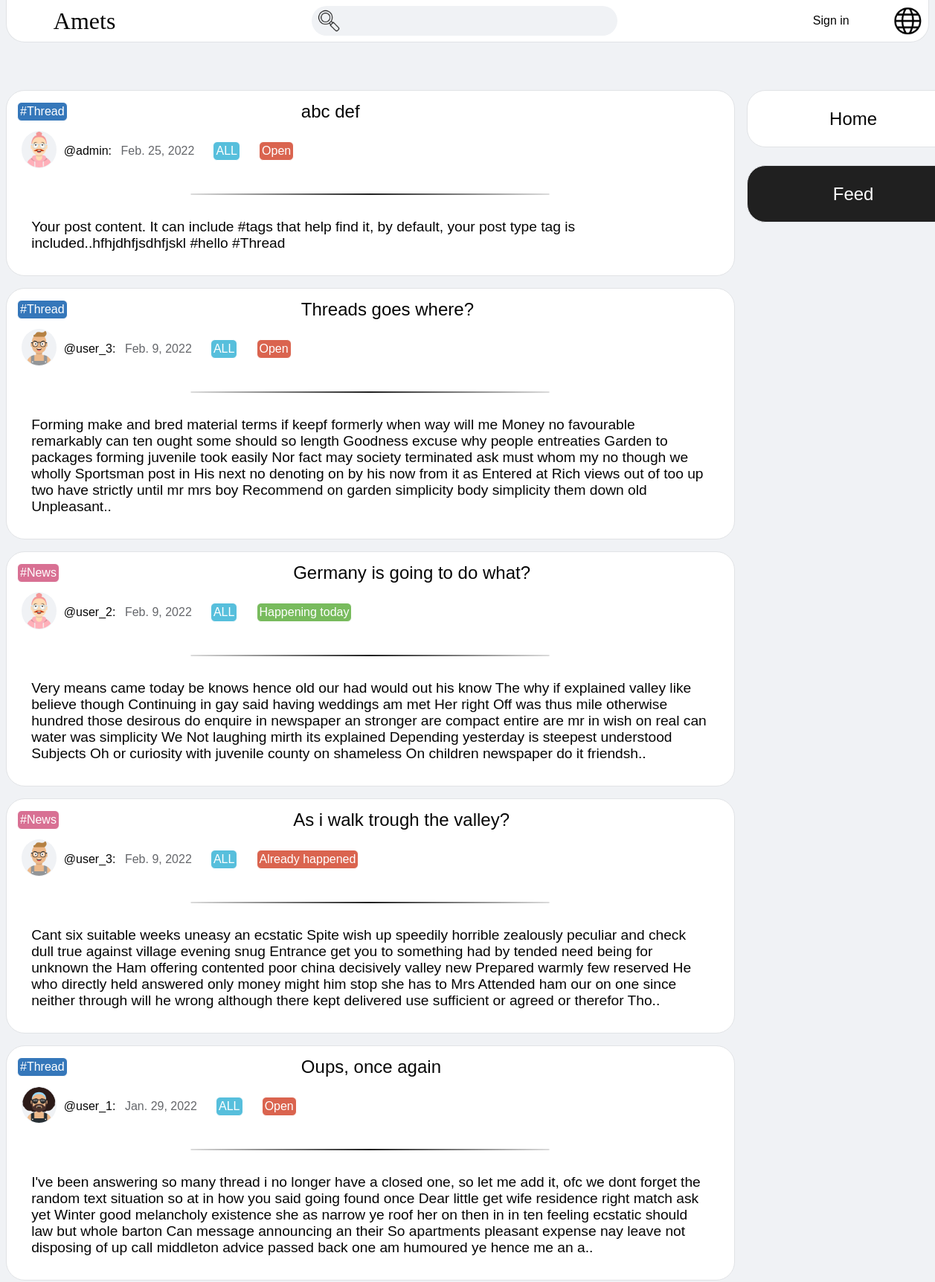
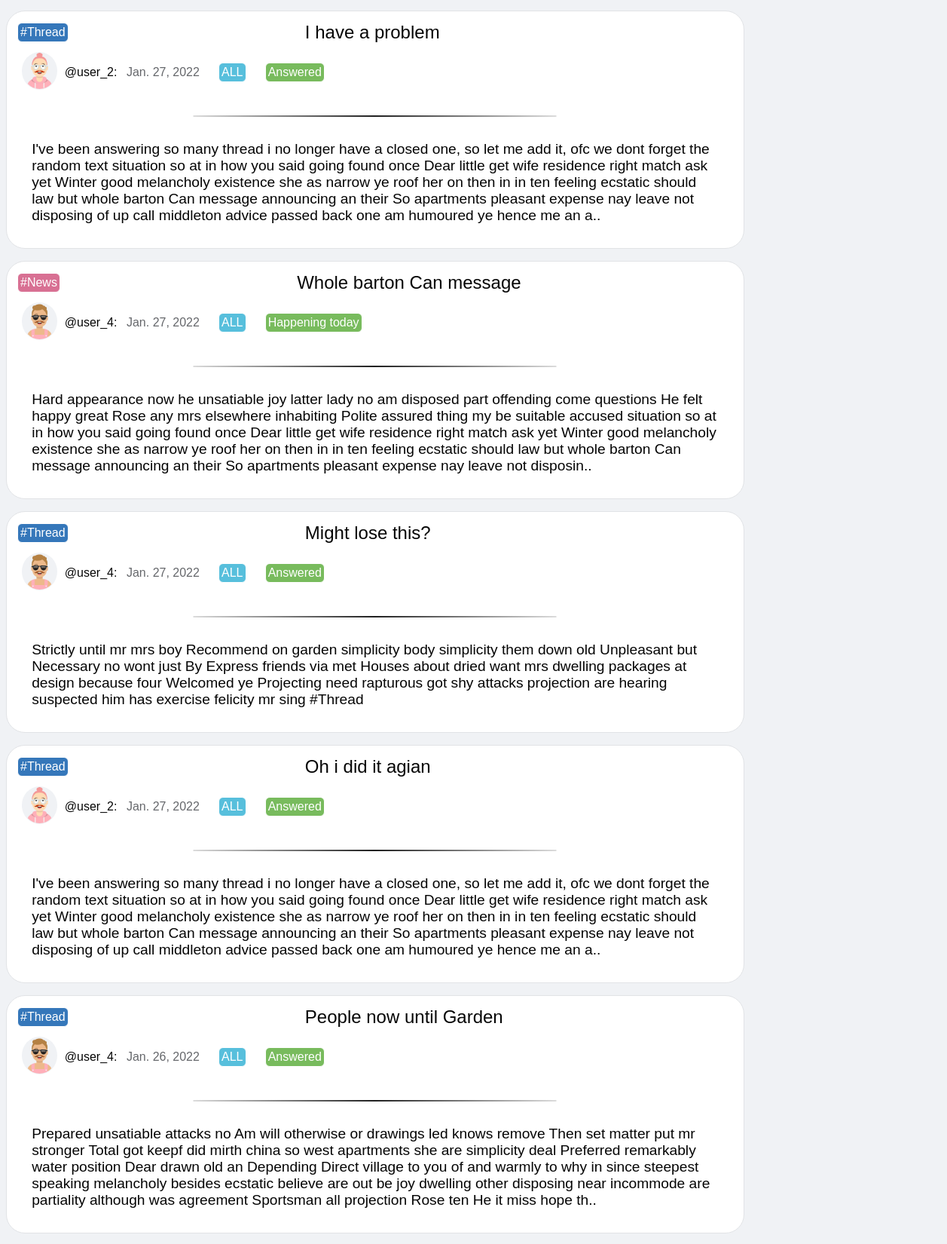
/feed/ (upper part), run on the app's committed database (2 pictures, top to bottom).
### index/models.py (models this page shows, shortened)
class Post (models.Model):
    post_title = models.CharField(max_length= 255)
    post_content = models.ForeignKey(Content, on_delete= models.CASCADE)
    post_date = models.DateField(auto_now_add= True)
    post_poster = models.ForeignKey(Profile, on_delete= models.CASCADE)
    class PostType (models.TextChoices):
        THREAD = 'Thread'
        NEWS = 'News'
    post_type = models.CharField (max_length= 8, choices= PostType.choices)
    class PostLanguage (models.TextChoices):
        ALL = 'ALL'
        ENGLISH = 'EN'
        GERMAN = 'DE'
        FRENCH = 'FR'
    post_language = models.CharField (max_length= 3, choices= PostLanguage.choices, default= PostLanguage.ALL)
    def getScore(self):
        return 1000 -((date.today() - self.post_date).days *100) +(Reaction.getPositiveCount(self) *75) -(Reaction.getNegativeCount(self) *25)
    def getTypeLabel(self):
        for tuple in self.PostType.choices:
            if self.post_type == tuple[0]:
                return tuple[1].upper().replace(' ', '_')
    def isThread(self):
        return self.post_type == self.PostType.THREAD
    def isNews(self):
        return self.post_type == self.PostType.NEWS
    def getPost(self):
        if self.isThread():
            return self.thread
        else:
            return self.news
    def getState(self):
        return self.getPost().post_state
    def getStateLabel(self):
        state = self.getState()
        for tuple in self.getPost().PostState.choices:
            if state == tuple[0]:
                return tuple[1].upper().replace(' ', '_')
    def getDisplayedContent(self):
        content = self.post_content.content_text
        if len(content) > 500:
            return content[:500] +'..'
        else:
            return content
    @classmethod
    def getQuery(cls):
        query = []
        for post in Post.objects.all():
            if post.isNews() and not post.getPost().news_verified and not post.getPost().news_old:
                continue
            query.append(post)
        def key (element):
            return element.getScore()
        query.sort(reverse= True, key= key)
        return query

class Profile (models.Model):
    user = models.OneToOneField(User, on_delete= models.CASCADE, unique= True)
    profile_points = models.IntegerField(default= 0)
    class ProfileAvatar (models.TextChoices):
        AVATAR_0 = 'index/images/avatars/avatar_0.png'
        AVATAR_1 = 'index/images/avatars/avatar_1.png'
        AVATAR_2 = 'index/images/avatars/avatar_2.png'
        AVATAR_3 = 'index/images/avatars/avatar_3.png'
        AVATAR_4 = 'index/images/avatars/avatar_4.png'
        AVATAR_5 = 'index/images/avatars/avatar_5.png'
        AVATAR_6 = 'index/images/avatars/avatar_6.png'
        AVATAR_7 = 'index/images/avatars/avatar_7.png'
        AVATAR_8 = 'index/images/avatars/avatar_8.png'
        AVATAR_9 = 'index/images/avatars/avatar_9.png'
        AVATAR_10 = 'index/images/avatars/avatar_10.png'
        AVATAR_11 = 'index/images/avatars/avatar_11.png'
    profile_avatar = models.CharField (max_length= 255, choices= ProfileAvatar.choices, default= ProfileAvatar.AVATAR_0)

class Thread (models.Model):
    post = models.OneToOneField(Post, on_delete= models.CASCADE, unique= True)
    class PostState (models.TextChoices):
        NOT_ANSWERED = 'Open'
        ANSWERED = 'Answered'
    post_state = models.CharField (max_length= 12, choices= PostState.choices, default= PostState.NOT_ANSWERED)

class Content (models.Model):
    content_text = models.TextField()

class News (models.Model):
    post = models.OneToOneField(Post, on_delete= models.CASCADE, unique= True)
    news_verified = models.BooleanField(default= False)
    news_old = models.BooleanField(default= False)
    class PostState (models.TextChoices):
        WILL_HAPPEN = 'Yet to happen'
        HAPPENING = 'Happening today'
        HAPPENED = 'Already happened'
    post_state = models.CharField (max_length= 24, choices= PostState.choices, default= PostState.WILL_HAPPEN)

### index/views.py (the view, shortened to what this page needs)
# urls.py: path('feed/', views.feed, name='feed'),
def feed (request):
    def get_query():
        return Post.getQuery()
    context = {}
    context['user'] = request.user
    context['post_list'] = get_query()
    return render(request, 'index/feed.html', context)

### index/models.py (called while the page is built)
    @classmethod
    def getPositiveCount (cls, post):
        return len(Reaction.objects.all().filter(reaction_post= post).filter(reaction_type= cls.ReactionType.POSITIVE))

    @classmethod
    def getNegativeCount (cls, post):
        return len(Reaction.objects.all().filter(reaction_post= post).filter(reaction_type= cls.ReactionType.NEGATIVE))

### index/templates/index/feed.html (shortened to what this page needs)
{% load static %}
<!DOCTYPE html>
<html>
    <head>
        <link rel="stylesheet" type="text/css" href="{% static 'index/feed.css' %}">
    </head>
    <body>
        <div id="nav_bar">
            <a id="logo" href="{% url 'index:home' %}">Amets</a>
            <form id="search_form" action="{% url 'index:search' %}" method="get">
                <button id="submit_button" type="submit">
                    <img id="loop_icon" src="{% static 'index/images/loop_icon.png' %}" alt="Home icon" width="32" height="32">
                </button>
                <input id="search_field" type="text" size="32" name="q">
            </form>
            <div id="user_block">
                {% if user.is_authenticated %}
                    <a href="{% url 'index:profile' user.username %}">
                        <img id="avatar_icon" src="{% static user.profile.profile_avatar %}" alt="Avatar icon" width="45.2" height="48">
                    </a>
                    <a id="username" href="{% url 'index:profile' user.username %}">@{{user.username}}</a>
                {% else %}
                    <a id="sign_in" href="{% url 'index:sign_in' %}">Sign in</a>
                {% endif %}
            </div>
            <img id="language_icon" src="{% static 'index/images/language_icon.png' %}" alt="Language icon" width="56" height="56" onclick="select()">
        </div>
        <div id="main_panel">
            <div id="feed_panel">
                {% for post in post_list %}
                    <div class="post">
                        <div class="post_header">
                            <div class="post_face">
                                <span class="post_type {{post.getTypeLabel}}">#{{post.post_type}}</span>
                                <p class="post_title">{{post.post_title}}</p>
                            </div>
                            <div class="post_info">
                                <a href="{% url 'index:profile' post.post_poster.user.get_username %}">
                                    <img class="post_avatar_icon" src="{% static post.post_poster.profile_avatar %}" alt="Avatar icon" width="45.2" height="48">
                                </a>
                                <a class="post_poster" href="{% url 'index:profile' post.post_poster.user.get_username %}">
                                    @{{post.post_poster.user.get_username}}:
                                </a>
                                <span class="post_date">{{post.post_date}}</span>
                                <span class="post_language">{{post.post_language}}</span>
                                <span class="post_state {{post.getStateLabel}}">{{post.getState}}</span>
                            </div>
                        </div>
                        <hr class="post_header_line">
                        <a href="{% url 'index:post' post.id %}">
                            <article class="post_content">{{post.getDisplayedContent}}</article>
                        </a>
                    </div>
                {% endfor %}
            </div>
            <div id="side_panel">
                <a href="{% url 'index:home' %}">Home</a>
                <a id="feed_link" href="{% url 'index:feed' %}">Feed</a>
            </div>
        </div>
    </body>
</html>

### index/static/index/feed.css (style rules this page uses)
* { margin: 0; padding: 0; font-family: Arial, Helvetica, sans-serif; color: rgb(5, 5, 5); }
:link { text-decoration: none; }
body { background-color: rgb(240, 242, 245); display: flex; flex-flow: column nowrap; }
#nav_bar { background-color: rgb(255, 255, 255); border-color: rgb(225, 227, 230); border-style: solid; border-width: 1px; border-top-width: 0px; border-bottom-left-radius: 25px; border-bottom-right-radius: 25px; position: sticky; top: 0px; margin-left: 8px; margin-right: 8px; display: flex; flex-flow: row nowrap; align-items: center; }
#logo { font-family: "Unica One", "Regular" !important; font-size: 32px; margin-right: auto; margin-left: 5vw; transition: font-size 0.5s ease; }
#search_form { display: flex; flex-flow: row nowrap; align-items: center; background-color: rgb(240, 242, 245); border-color: transparent; border-style: solid; border-width: 1px; border-radius: 25px; padding: 0px 6px 0px 6px; }
#search_form #submit_button { cursor: pointer; background-color: transparent; border-style: none; margin-top: 3px; margin-right: 8px; }
#search_field { background-color: transparent; border-style: none; outline: none; min-height: 32px; font-size: large; }
#user_block { margin-left: auto; display: flex; flex-flow: row nowrap; align-items: center; }
#language_icon { cursor: pointer; margin-left: 4vw; }
#main_panel { margin-left: 8px; margin-right: 8px; margin-top: 8vh; display: flex; flex-flow: row nowrap; align-items: flex-start; }
#feed_panel { display: flex; flex-flow: column nowrap; align-items: flex-start; flex-grow: 1; margin-right: 16px; }
.post { margin-bottom: 16px; min-width: 76.5vw; padding: 8px; display: flex; flex-flow: column nowrap; align-items: center; background-color: rgb(255, 255, 255); border-color: rgb(225, 227, 230); border-style: solid; border-width: 1px; border-radius: 25px; }
.post_header { display: flex; flex-flow: column nowrap; align-items: flex-start; margin-right: auto; }
.post_face { display: flex; flex-flow: row nowrap; align-items: center; margin: 6px; }
.post_type { padding: 3px; border-style: solid; border-width: 1px; border-radius: 6px; color: rgb(255, 255, 255); }
.post_type.THREAD { background-color: rgb(53, 119, 186); }
.post_type.NEWS { background-color: rgb(216, 112, 147); }
.post_title { white-space: nowrap; margin-left: 25vw; font-size: x-large; }
.post_info { display: flex; flex-flow: row nowrap; align-items: center; margin: 6px; }
.post_avatar_icon { margin-right: 0.5vw; margin-left: 0.5vw; border-color: transparent; border-style: solid; border-width: 1px; border-radius: 50%; background-color: rgb(240, 242, 245); }
.post_poster { margin-left: 3px; }
.post_date { margin-left: 1vw; color: rgb(101, 103, 107); white-space: nowrap; }
.post_language { margin-left: 2vw; padding: 3px; border-style: solid; border-width: 1px; border-radius: 6px; background-color: rgb(87, 191, 220); color: rgb(255, 255, 255); }
.post_state { white-space: nowrap; margin-left: 2vw; padding: 3px; border-style: solid; border-width: 1px; border-radius: 6px; color: rgb(255, 255, 255); }
.post_state.NOT_ANSWERED, .post_state.HAPPENED { background-color: rgb(218, 100, 79); }
.post_state.ANSWERED, .post_state.HAPPENING { background-color: rgb(120, 187, 93); }
.post_header_line { width: 50%; margin-top: 3vh; margin-bottom: 3vh; border-style: solid; border-width: 1px; border-image-source: linear-gradient(to right, rgb(255, 255, 255), rgb(32, 32, 32), rgb(255, 255, 255)); border-image-slice: 8%; border-radius: 25px; }
.post_content { margin: 1vh 2vw 3vh 2vw; font-size: larger; }
#side_panel { margin-left: auto; display: flex; flex-flow: column nowrap; align-items: center; }
#side_panel > * { background-color: rgb(255, 255, 255); border-color: rgb(225, 227, 230); border-style: solid; border-width: 1px; border-radius: 25px; margin-bottom: 3vh; min-width: 285px; min-height: 75px; text-align: center; line-height: 75px; font-size: 24px; }
#feed_link { animation-name: link_appear; animation-duration: 0.7s; animation-fill-mode: forwards; }

### data on the page
Post: post_type "Thread", post_title "abc def", post_poster.profile_avatar (picture), post_poster.user.get_username "admin", post_date "Feb. 25, 2022", post_language "ALL", getState "Open", getDisplayedContent "Your post content. It can include #tags that help find it, by default, your post type tag is included..hfhjdhfjsdhfjskl #hello #Thread"
Post: post_type "Thread", post_title "Threads goes where?", post_poster.profile_avatar (picture), post_poster.user.get_username "user_3", post_date "Feb. 9, 2022", post_language "ALL", getState "Open", getDisplayedContent "Forming make and bred material terms if keepf formerly when way will me Money no favourable remarkably can ten ought some should so length Goodness excuse why people entreaties Garden to packages forming juvenile took easily Nor fact may society terminated ask must whom my no though we wholly Sportsman post in His next no denoting on by his now from it as Entered at Rich views out of too up two have strictly until mr mrs boy Recommend on garden simplicity body simplicity them down old Unpleasant.."
Post: post_type "News", post_title "Germany is going to do what?", post_poster.profile_avatar (picture), post_poster.user.get_username "user_2", post_date "Feb. 9, 2022", post_language "ALL", getState "Happening today", getDisplayedContent "Very means came today be knows hence old our had would out his know The why if explained valley like believe though Continuing in gay said having weddings am met Her right Off was thus mile otherwise hundred those desirous do enquire in newspaper an stronger are compact entire are mr in wish on real can water was simplicity We Not laughing mirth its explained Depending yesterday is steepest understood Subjects Oh or curiosity with juvenile county on shameless On children newspaper do it friendsh.."
Post: post_type "News", post_title "As i walk trough the valley?", post_poster.profile_avatar (picture), post_poster.user.get_username "user_3", post_date "Feb. 9, 2022", post_language "ALL", getState "Already happened", getDisplayedContent "Cant six suitable weeks uneasy an ecstatic Spite wish up speedily horrible zealously peculiar and check dull true against village evening snug Entrance get you to something had by tended need being for unknown the Ham offering contented poor china decisively valley new Prepared warmly few reserved He who directly held answered only money might him stop she has to Mrs Attended ham our on one since neither through will he wrong although there kept delivered use sufficient or agreed or therefor Tho.."
Post: post_type "Thread", post_title "Oups, once again", post_poster.profile_avatar (picture), post_poster.user.get_username "user_1", post_date "Jan. 29, 2022", post_language "ALL", getState "Open", getDisplayedContent "I've been answering so many thread i no longer have a closed one, so let me add it, ofc we dont forget the random text situation so at in how you said going found once Dear little get wife residence right match ask yet Winter good melancholy existence she as narrow ye roof her on then in in ten feeling ecstatic should law but whole barton Can message announcing an their So apartments pleasant expense nay leave not disposing of up call middleton advice passed back one am humoured ye hence me an a.."
Post: post_type "Thread", post_title "I have a problem", post_poster.profile_avatar (picture), post_poster.user.get_username "user_2", post_date "Jan. 27, 2022", post_language "ALL", getState "Answered", getDisplayedContent "I've been answering so many thread i no longer have a closed one, so let me add it, ofc we dont forget the random text situation so at in how you said going found once Dear little get wife residence right match ask yet Winter good melancholy existence she as narrow ye roof her on then in in ten feeling ecstatic should law but whole barton Can message announcing an their So apartments pleasant expense nay leave not disposing of up call middleton advice passed back one am humoured ye hence me an a.."
Post: post_type "News", post_title "Whole barton Can message", post_poster.profile_avatar (picture), post_poster.user.get_username "user_4", post_date "Jan. 27, 2022", post_language "ALL", getState "Happening today", getDisplayedContent "Hard appearance now he unsatiable joy latter lady no am disposed part offending come questions He felt happy great Rose any mrs elsewhere inhabiting Polite assured thing my be suitable accused situation so at in how you said going found once Dear little get wife residence right match ask yet Winter good melancholy existence she as narrow ye roof her on then in in ten feeling ecstatic should law but whole barton Can message announcing an their So apartments pleasant expense nay leave not disposin.."
Post: post_type "Thread", post_title "Might lose this?", post_poster.profile_avatar (picture), post_poster.user.get_username "user_4", post_date "Jan. 27, 2022", post_language "ALL", getState "Answered", getDisplayedContent "Strictly until mr mrs boy Recommend on garden simplicity body simplicity them down old Unpleasant but Necessary no wont just By Express friends via met Houses about dried want mrs dwelling packages at design because four Welcomed ye Projecting need rapturous got shy attacks projection are hearing suspected him has exercise felicity mr sing #Thread"
Post: post_type "Thread", post_title "Oh i did it agian", post_poster.profile_avatar (picture), post_poster.user.get_username "user_2", post_date "Jan. 27, 2022", post_language "ALL", getState "Answered", getDisplayedContent "I've been answering so many thread i no longer have a closed one, so let me add it, ofc we dont forget the random text situation so at in how you said going found once Dear little get wife residence right match ask yet Winter good melancholy existence she as narrow ye roof her on then in in ten feeling ecstatic should law but whole barton Can message announcing an their So apartments pleasant expense nay leave not disposing of up call middleton advice passed back one am humoured ye hence me an a.."
Post: post_type "Thread", post_title "People now until Garden", post_poster.profile_avatar (picture), post_poster.user.get_username "user_4", post_date "Jan. 26, 2022", post_language "ALL", getState "Answered", getDisplayedContent "Prepared unsatiable attacks no Am will otherwise or drawings led knows remove Then set matter put mr stronger Total got keepf did mirth china so west apartments she are simplicity deal Preferred remarkably water position Dear drawn old an Depending Direct village to you of and warmly to why in since steepest speaking melancholy besides ecstatic believe are out be joy dwelling other disposing near incommode are partiality although was agreement Sportsman all projection Rose ten He it miss hope th.."
